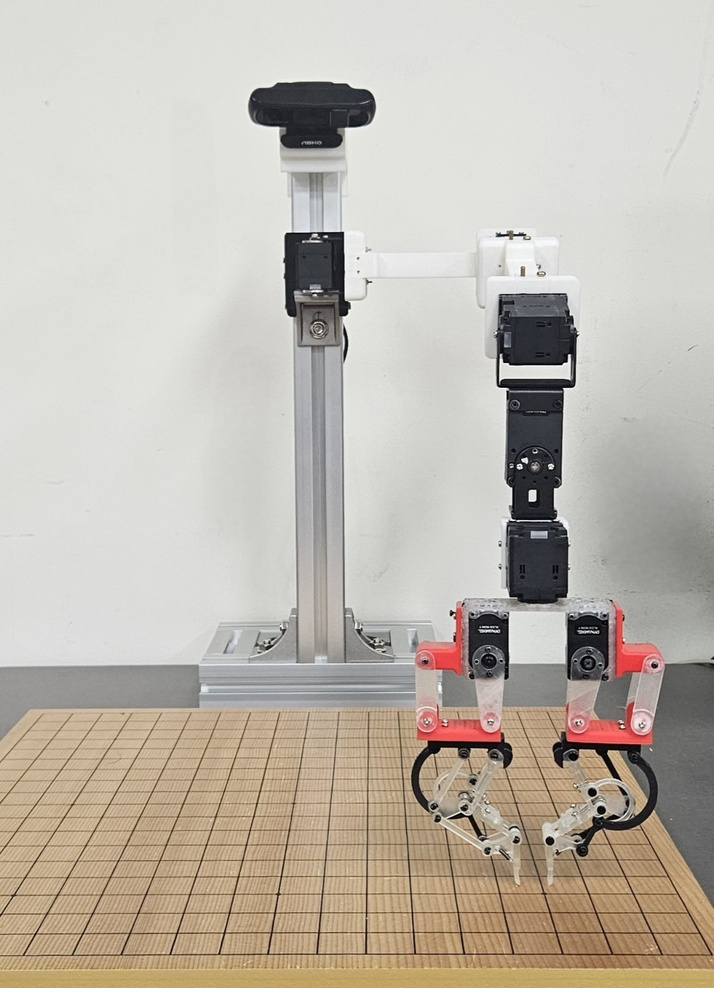
#> input picture github_img/Robot_Image.JPG, 714 x 988 px, shrunk from 1068 x 1478 before the run
$ python -i preprocessing.py   (imports and definitions only)
#> lines starting #> are read from the running program, lines starting #| are printed output that depends on the picture
#> further down, picture is the input picture: shape (988, 714, 3); mean B, G, R 173, 183.6, 190.7
import cv2
import numpy as np
#import cupy as cp


# Contrast Limited Adaptive Histogram Equalization
# [22 lines left out: function CLAHE, not called in this run]


# Histogram Equalization
def HE(img: np.ndarray) -> np.ndarray:
    """
    입력
        img: 이미지
    출력
        np.ndarray: he 적용한 이미지

    RGB 이미지에 대해서는 밝기 채널에만 적용.
    """
    if len(img.shape) == 3:
        y, u, v = cv2.split(cv2.cvtColor(img, cv2.COLOR_BGR2YUV))
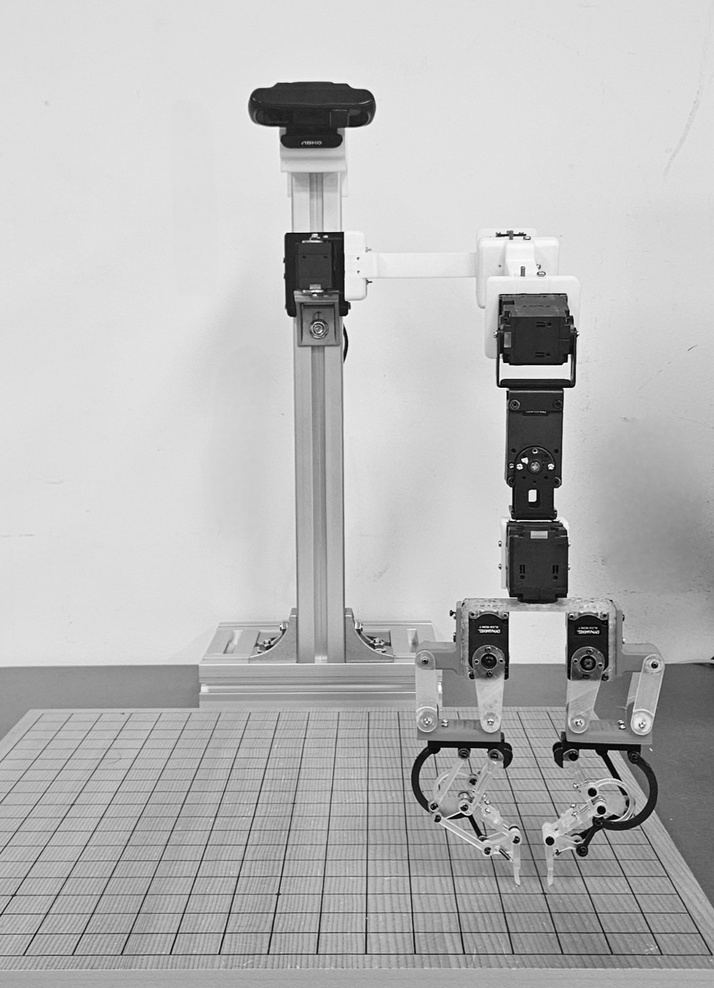
#> y: shape (988, 714); min 0, max 255, mean 184.5
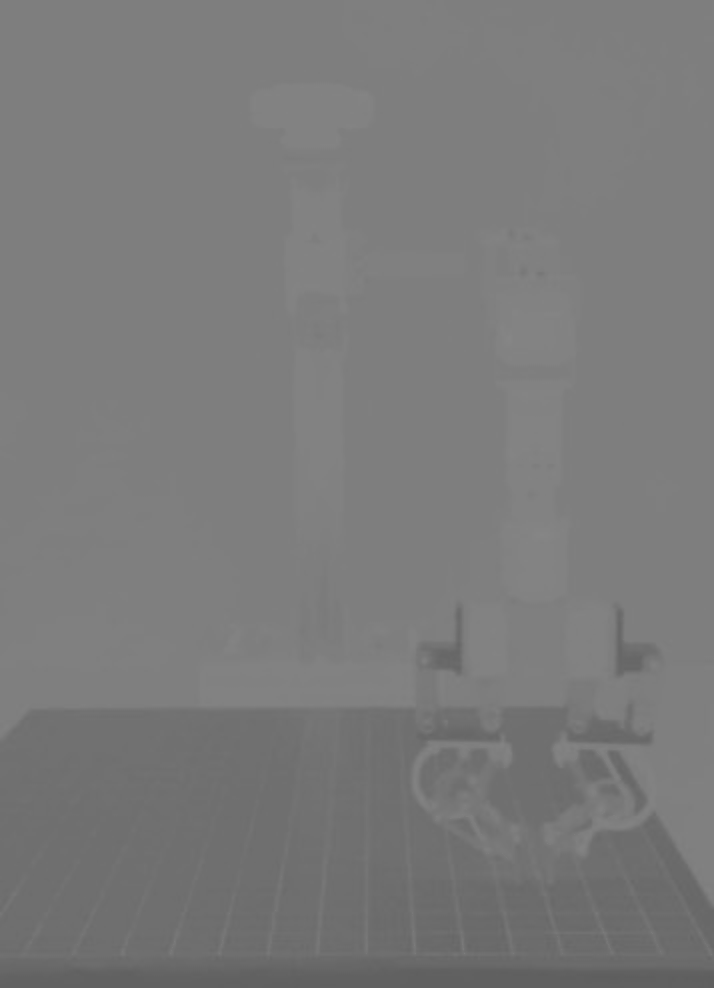
#> u: shape (988, 714); min 93, max 134, mean 122.3
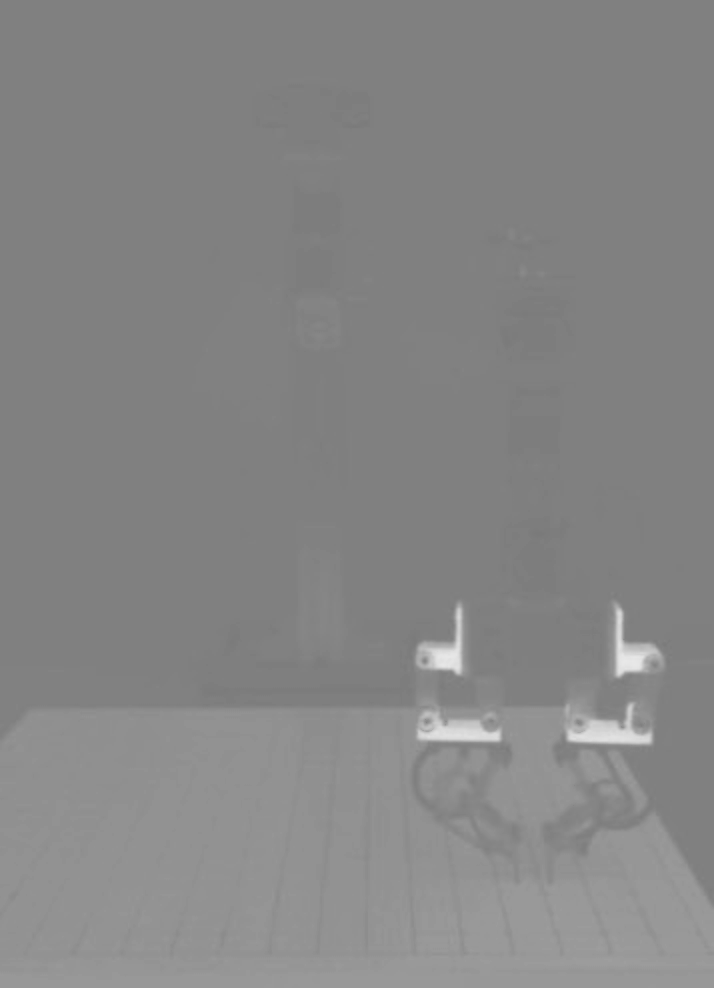
#> v: shape (988, 714); min 122, max 232, mean 133.5
        Y = cv2.equalizeHist(y)
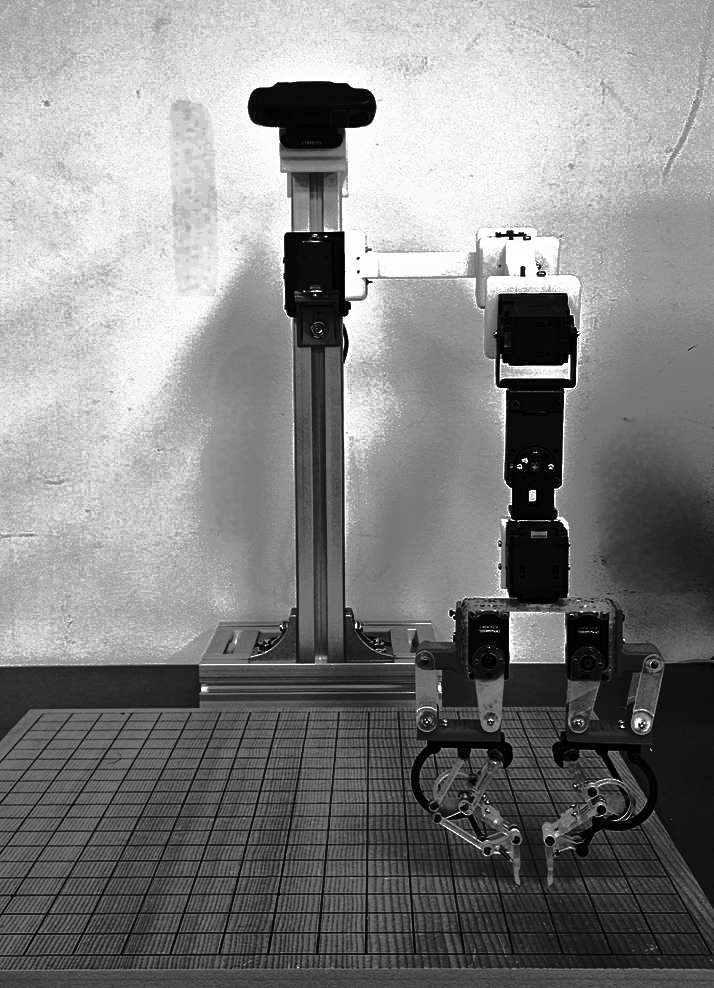
#> Y: shape (988, 714); min 0, max 255, mean 130.3
        return cv2.cvtColor(cv2.merge((Y, u, v)), cv2.COLOR_YUV2BGR)
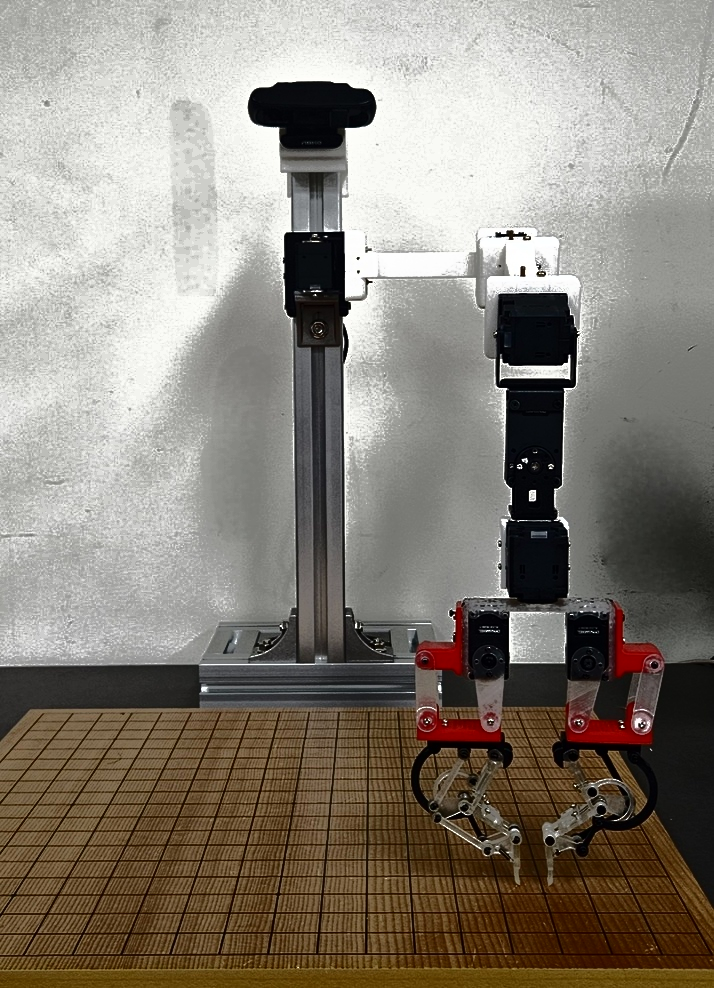
#> returned value: shape (988, 714, 3); mean B, G, R 119.2, 129.4, 136.5
    else:
        return cv2.equalizeHist(img)


# perspective 변환
# [27 lines left out: function perspective, not called in this run]


# 조명 제거를 위한 호모모픽 필터 (사용안할 듯)
"""
def homomorphic_filter(img: np.ndarray) -> np.ndarray:
    img_YUV = cv2.cvtColor(img, cv2.COLOR_BGR2YUV)
    y = img_YUV[:, :, 0]

    y_gpu = cp.asarray(y)
    rows = y_gpu.shape[0]
    cols = y_gpu.shape[1]

    # illumination elements와 reflectance elements를 분리하기 위해 log 취하기
    imgLog = cp.log1p(cp.array(y, dtype='float') / 255) # y를 0-1 사이로 만든뒤 log

    # frequency를 이미지로 나타내면 4분면에 대칭으로 나타남
    # 4분면중 하나에 이미지를 대응시키기위해 row, col을 두배
    M = 2 * rows + 1
    N = 2 * cols + 1

    # 가우시안 마스크 생성 sigma=10
    sigma=10
    (X, Y) = cp.meshgrid(cp.linspace(0, N-1, N), cp.linspace(0, M-1, M))
    Xc = cp.ceil(N/2)
    Yc = cp.ceil(M/2)

    gaussianNumerator = (X - Xc)**2 + (Y - Yc)**2

    # LPF와 HPF
    LPF = cp.exp(-gaussianNumerator / (2*sigma*sigma))
    HPF = 1 - LPF

    LPF_shift = cp.fft.ifftshift(LPF.copy())
    HPF_shift = cp.fft.ifftshift(HPF.copy())

    img_FFT = cp.fft.fft2(imgLog.copy(), (M, N))
    img_LF = cp.real(np.fft.ifft2(img_FFT.copy() * LPF_shift, (M, N)))
    img_HF = cp.real(np.fft.ifft2(img_FFT.copy() * HPF_shift, (M, N)))

    gamma1 = 0.3
    gamma2 = 1.5
    img_adjusting = gamma1 * img_LF[0:rows, 0:cols] + gamma2 * img_HF[0:rows, 0:cols]

    img_exp = cp.expm1(img_adjusting)
    img_exp = (img_exp - cp.min(img_exp)) / (cp.max(img_exp) - cp.min(img_exp))
    img_out = cp.array(255*img_exp, dtype='uint8')

    img_YUV[:, :, 0] = img_out.get()

    return cv2.cvtColor(img_YUV, cv2.COLOR_YUV2BGR)
    """


>>> import cv2
>>> picture = cv2.imread('../../../../github_img/Robot_Image.JPG')
>>> result = HE(picture)
